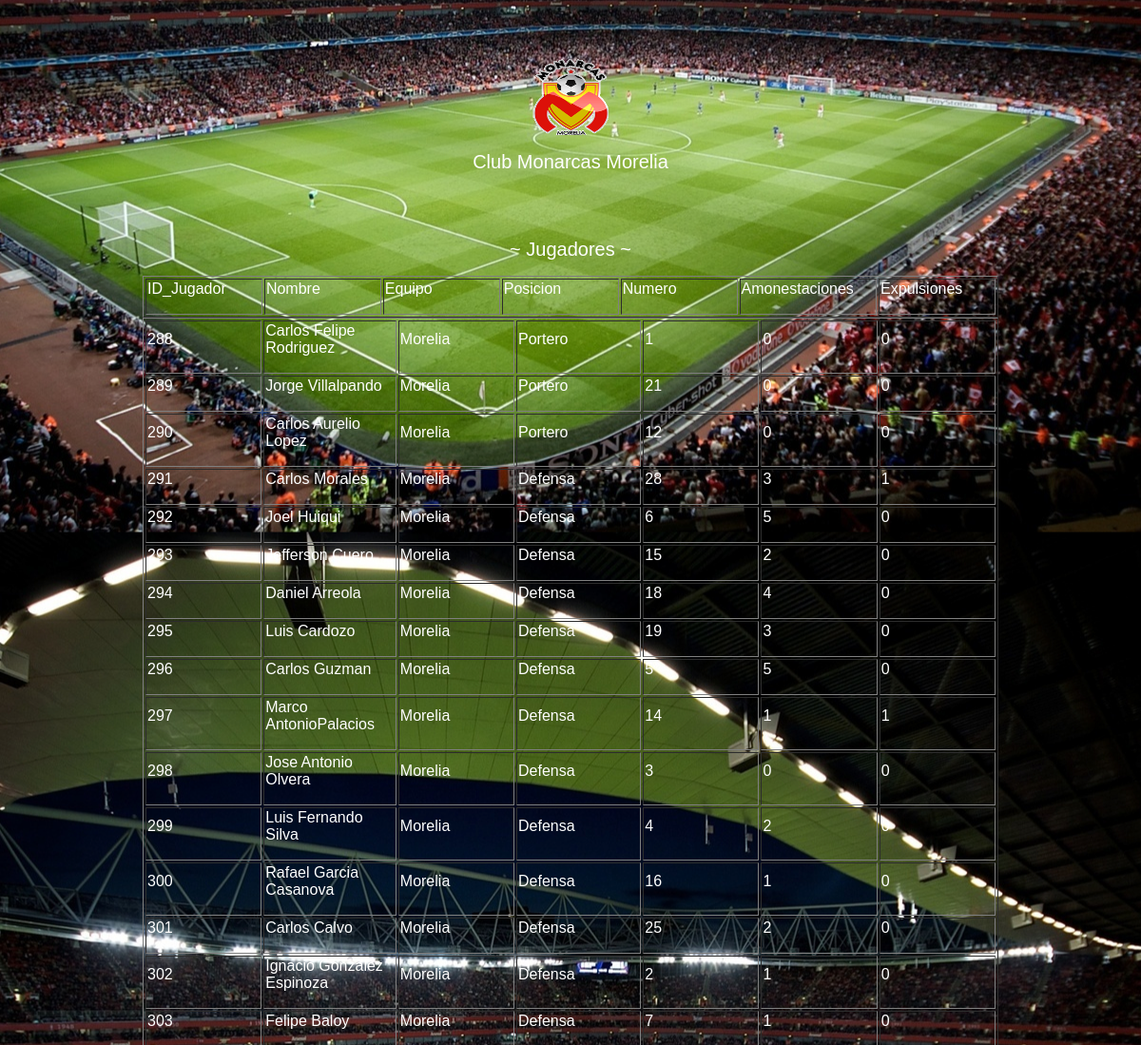
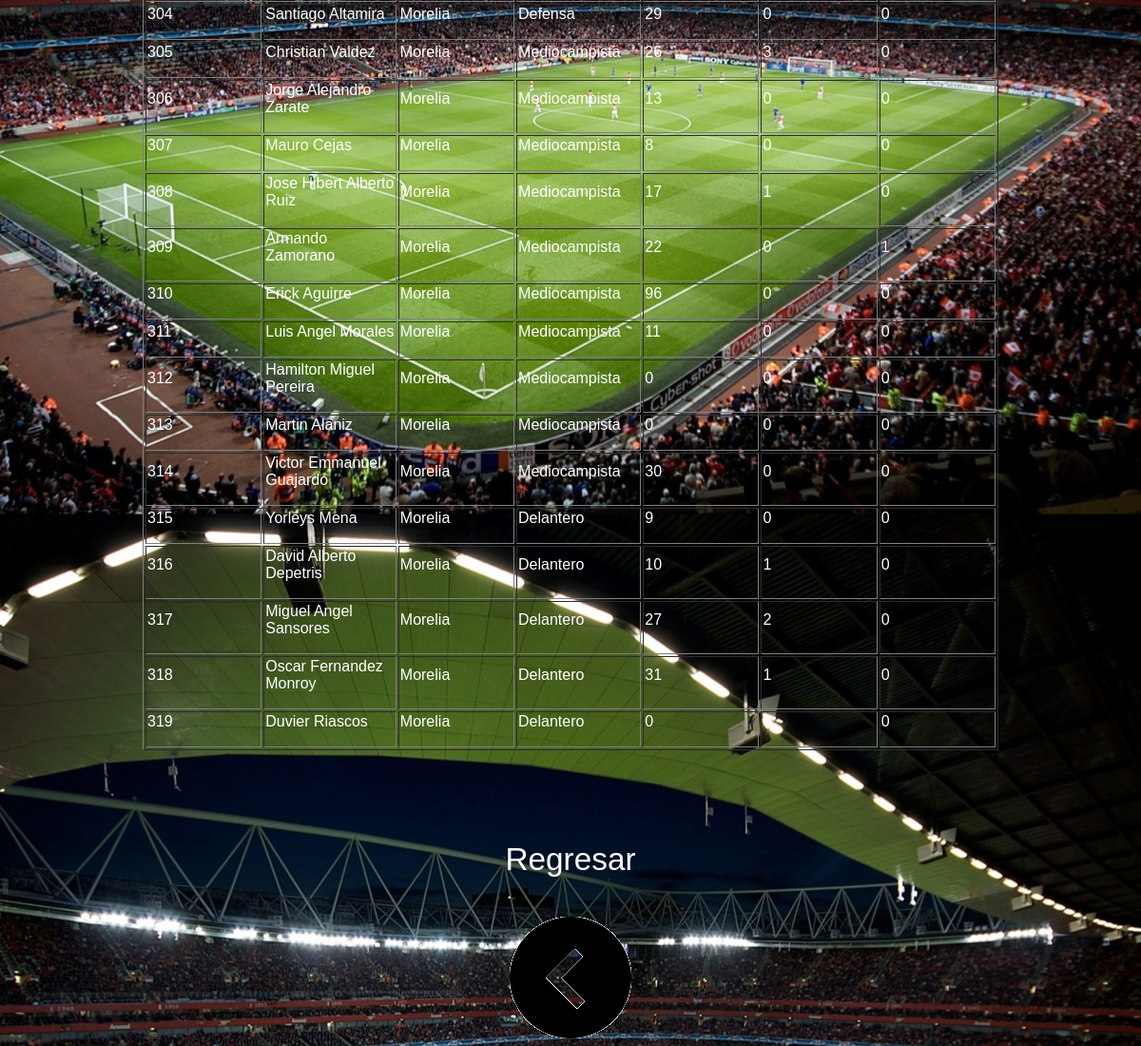
Page /monarcas.php on the committed database (2 pictures, top to bottom).
### tables this page shows
CREATE TABLE `Jugador` (
  `Id_Jugador` int(5) NOT NULL,
  `Nombre` varchar(30) NOT NULL,
  `Nom_Equipo` varchar(30) NOT NULL,
  `Posicion` varchar(20) NOT NULL,
  `Numero` int(10) DEFAULT NULL,
  `Amonestaciones` int(10) DEFAULT NULL,
  `Expulsiones` int(10) DEFAULT NULL,
  PRIMARY KEY (`Id_Jugador`)
);

### monarcas.php (the view, shortened to what this page needs)
<html>
<head>
	<link rel="stylesheet" type="text/css" href="estilos/pro1.css">
<body>
<br/><br/><br/>
<div class="escudos"><center><IMG SRC="imagenes/monarcas.gif" width='80' height='80'></center></div>
<center><h2>Club Monarcas Morelia</h2></center>
<br/><br/><center><h2>~ Jugadores ~</h2></center>
<center><table border=1 width=900>
	<tr>
		<td width=100><h3>ID_Jugador</h3></td>
		<td width=100><h3>Nombre</h3></td>
		<td width=100><h3>Equipo</h3></td>
		<td width=100><h3>Posicion</h3></td>
		<td width=100><h3>Numero</h3></td>
		<td width=100><h3>Amonestaciones</h3></td>
		<td width=100><h3>Expulsiones</h3></td>
	</tr>
</center></table>
<?php
$query = "SELECT * FROM Jugador Where Nom_Equipo='Morelia'";
$result = mysql_query($query) or die('Consulta fallida: ' . mysql_error());
echo "<center><table border=1 width=900>\n";
while ($line = mysql_fetch_array($result, MYSQL_ASSOC)) {
    echo "\t<tr>\n";
    foreach ($line as $col_value) {
        echo "\t\t<td width=100><h3>$col_value</h3></td>\n";
    }
    echo "\t</tr>\n";
}
echo "</table></center>\n";
?>
<br/><br/><br/>
<center><h1>Regresar</h1><a href="inicio.php"><IMG SRC="imagenes/flecha.gif"></a><center>
</body>
</html>

### estilos/pro1.css (style rules this page uses)
h1, h2, h3 { color: white; font-weight: normal; font-family: Arial, Helvetica, sans-serif; }
h1 { font-size: 25pt; line-height: 2cm; }
h2 { font-size: 15pt; }
h3 { font-size: 12pt; }
body { background-image:url('imagenes/estadio.jpg'); background-repeat:repeat; background-position:center; background-attachment: fixed }
.escudos { display: inline; }

### rows in the picture
jugador: Id_Jugador "288", Nombre "Carlos Felipe Rodriguez", Nom_Equipo "Morelia", Posicion "Portero", Numero "1", col_value "0"
jugador: Id_Jugador "289", Nombre "Jorge Villalpando", Nom_Equipo "Morelia", Posicion "Portero", Numero "21", col_value "0"
jugador: Id_Jugador "290", Nombre "Carlos Aurelio Lopez", Nom_Equipo "Morelia", Posicion "Portero", Numero "12", col_value "0"
jugador: Id_Jugador "291", Nombre "Carlos Morales", Nom_Equipo "Morelia", Posicion "Defensa", Numero "28", Amonestaciones "3", Expulsiones "1"
jugador: Id_Jugador "292", Nombre "Joel Huiqui", Nom_Equipo "Morelia", Posicion "Defensa", Numero "6", Amonestaciones "5", Expulsiones "0"
jugador: Id_Jugador "293", Nombre "Jefferson Cuero", Nom_Equipo "Morelia", Posicion "Defensa", Numero "15", Amonestaciones "2", Expulsiones "0"
jugador: Id_Jugador "294", Nombre "Daniel Arreola", Nom_Equipo "Morelia", Posicion "Defensa", Numero "18", Amonestaciones "4", Expulsiones "0"
jugador: Id_Jugador "295", Nombre "Luis Cardozo", Nom_Equipo "Morelia", Posicion "Defensa", Numero "19", Amonestaciones "3", Expulsiones "0"
jugador: Id_Jugador "296", Nombre "Carlos Guzman", Nom_Equipo "Morelia", Posicion "Defensa", col_value "5", Expulsiones "0"
jugador: Id_Jugador "297", Nombre "Marco AntonioPalacios", Nom_Equipo "Morelia", Posicion "Defensa", Numero "14", col_value "1"
jugador: Id_Jugador "298", Nombre "Jose Antonio Olvera", Nom_Equipo "Morelia", Posicion "Defensa", Numero "3", col_value "0"
jugador: Id_Jugador "299", Nombre "Luis Fernando Silva", Nom_Equipo "Morelia", Posicion "Defensa", Numero "4", Amonestaciones "2", Expulsiones "0"
jugador: Id_Jugador "300", Nombre "Rafael Garcia Casanova", Nom_Equipo "Morelia", Posicion "Defensa", Numero "16", Amonestaciones "1", Expulsiones "0"
jugador: Id_Jugador "301", Nombre "Carlos Calvo", Nom_Equipo "Morelia", Posicion "Defensa", Numero "25", Amonestaciones "2", Expulsiones "0"
jugador: Id_Jugador "302", Nombre "Ignacio Gonzalez Espinoza", Nom_Equipo "Morelia", Posicion "Defensa", Numero "2", Amonestaciones "1", Expulsiones "0"
jugador: Id_Jugador "303", Nombre "Felipe Baloy", Nom_Equipo "Morelia", Posicion "Defensa", Numero "7", Amonestaciones "1", Expulsiones "0"
jugador: Id_Jugador "304", Nombre "Santiago Altamira", Nom_Equipo "Morelia", Posicion "Defensa", Numero "29", col_value "0"
jugador: Id_Jugador "305", Nombre "Christian Valdez", Nom_Equipo "Morelia", Posicion "Mediocampista", Numero "26", Amonestaciones "3", Expulsiones "0"
jugador: Id_Jugador "306", Nombre "Jorge Alejandro Zarate", Nom_Equipo "Morelia", Posicion "Mediocampista", Numero "13", col_value "0"
jugador: Id_Jugador "307", Nombre "Mauro Cejas", Nom_Equipo "Morelia", Posicion "Mediocampista", Numero "8", col_value "0"
jugador: Id_Jugador "308", Nombre "Jose Hibert Alberto Ruiz", Nom_Equipo "Morelia", Posicion "Mediocampista", Numero "17", Amonestaciones "1", Expulsiones "0"
jugador: Id_Jugador "309", Nombre "Armando Zamorano", Nom_Equipo "Morelia", Posicion "Mediocampista", Numero "22", Amonestaciones "0", Expulsiones "1"
jugador: Id_Jugador "310", Nombre "Erick Aguirre", Nom_Equipo "Morelia", Posicion "Mediocampista", Numero "96", col_value "0"
jugador: Id_Jugador "311", Nombre "Luis Angel Morales", Nom_Equipo "Morelia", Posicion "Mediocampista", Numero "11", col_value "0"
jugador: Id_Jugador "312", Nombre "Hamilton Miguel Pereira", Nom_Equipo "Morelia", Posicion "Mediocampista", col_value "0"
jugador: Id_Jugador "313", Nombre "Martin Alaniz", Nom_Equipo "Morelia", Posicion "Mediocampista", col_value "0"
jugador: Id_Jugador "314", Nombre "Victor Emmanuel Guajardo", Nom_Equipo "Morelia", Posicion "Mediocampista", Numero "30", col_value "0"
jugador: Id_Jugador "315", Nombre "Yorleys Mena", Nom_Equipo "Morelia", Posicion "Delantero", Numero "9", col_value "0"
jugador: Id_Jugador "316", Nombre "David Alberto Depetris", Nom_Equipo "Morelia", Posicion "Delantero", Numero "10", Amonestaciones "1", Expulsiones "0"
jugador: Id_Jugador "317", Nombre "Miguel Angel Sansores", Nom_Equipo "Morelia", Posicion "Delantero", Numero "27", Amonestaciones "2", Expulsiones "0"
jugador: Id_Jugador "318", Nombre "Oscar Fernandez Monroy", Nom_Equipo "Morelia", Posicion "Delantero", Numero "31", Amonestaciones "1", Expulsiones "0"
jugador: Id_Jugador "319", Nombre "Duvier Riascos", Nom_Equipo "Morelia", Posicion "Delantero", col_value "0"
